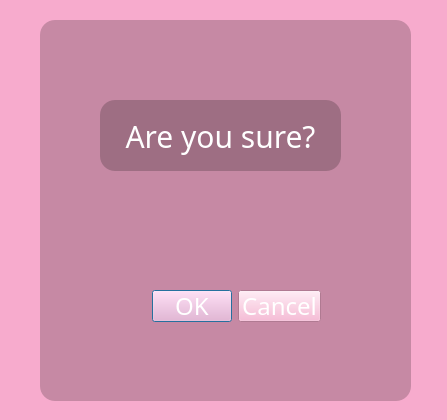
<?xml version="1.0" encoding="UTF-8"?>
<ui version="4.0">
 <class>Dialog</class>
 <widget class="QDialog" name="Dialog">
  <property name="geometry">
   <rect>
    <x>0</x>
    <y>0</y>
    <width>447</width>
    <height>420</height>
   </rect>
  </property>
  <property name="minimumSize">
   <size>
    <width>0</width>
    <height>420</height>
   </size>
  </property>
  <property name="maximumSize">
   <size>
    <width>16777215</width>
    <height>420</height>
   </size>
  </property>
  <property name="windowTitle">
   <string>Dialog</string>
  </property>
  <property name="styleSheet">
   <string notr="true">*{
font-family:century gothic;
font-size:24px;
background:#f7abcd;
}
QFrame
{
background:rgba(0, 0, 0, 0.2);
border-radius:15px;
}
QLabel
{
color:white;
}</string>
  </property>
  <widget class="QFrame" name="frame">
   <property name="geometry">
    <rect>
     <x>40</x>
     <y>20</y>
     <width>371</width>
     <height>381</height>
    </rect>
   </property>
   <property name="frameShape">
    <enum>QFrame::StyledPanel</enum>
   </property>
   <property name="frameShadow">
    <enum>QFrame::Raised</enum>
   </property>
   <widget class="QLabel" name="label">
    <property name="geometry">
     <rect>
      <x>60</x>
      <y>80</y>
      <width>241</width>
      <height>71</height>
     </rect>
    </property>
    <property name="styleSheet">
     <string notr="true">font-size:30px;</string>
    </property>
    <property name="text">
     <string>Are you sure?</string>
    </property>
    <property name="alignment">
     <set>Qt::AlignCenter</set>
    </property>
   </widget>
   <widget class="QDialogButtonBox" name="dialog_button">
    <property name="geometry">
     <rect>
      <x>80</x>
      <y>270</y>
      <width>201</width>
      <height>32</height>
     </rect>
    </property>
    <property name="styleSheet">
     <string notr="true">color:white;</string>
    </property>
    <property name="orientation">
     <enum>Qt::Horizontal</enum>
    </property>
    <property name="standardButtons">
     <set>QDialogButtonBox::Cancel|QDialogButtonBox::Ok</set>
    </property>
    <property name="centerButtons">
     <bool>false</bool>
    </property>
   </widget>
  </widget>
 </widget>
 <resources/>
 <connections/>
</ui>
